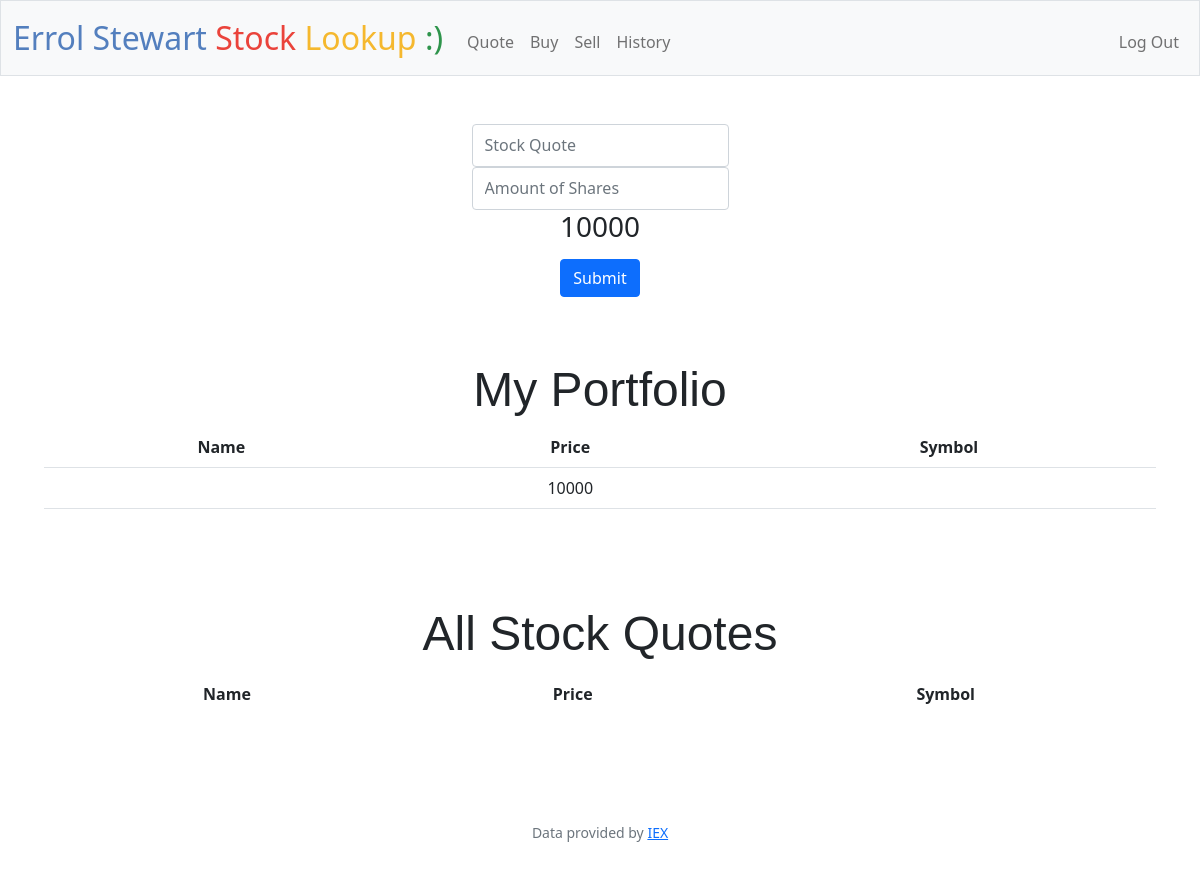
/buy (signed in), run on an earlier commit of the app's database.
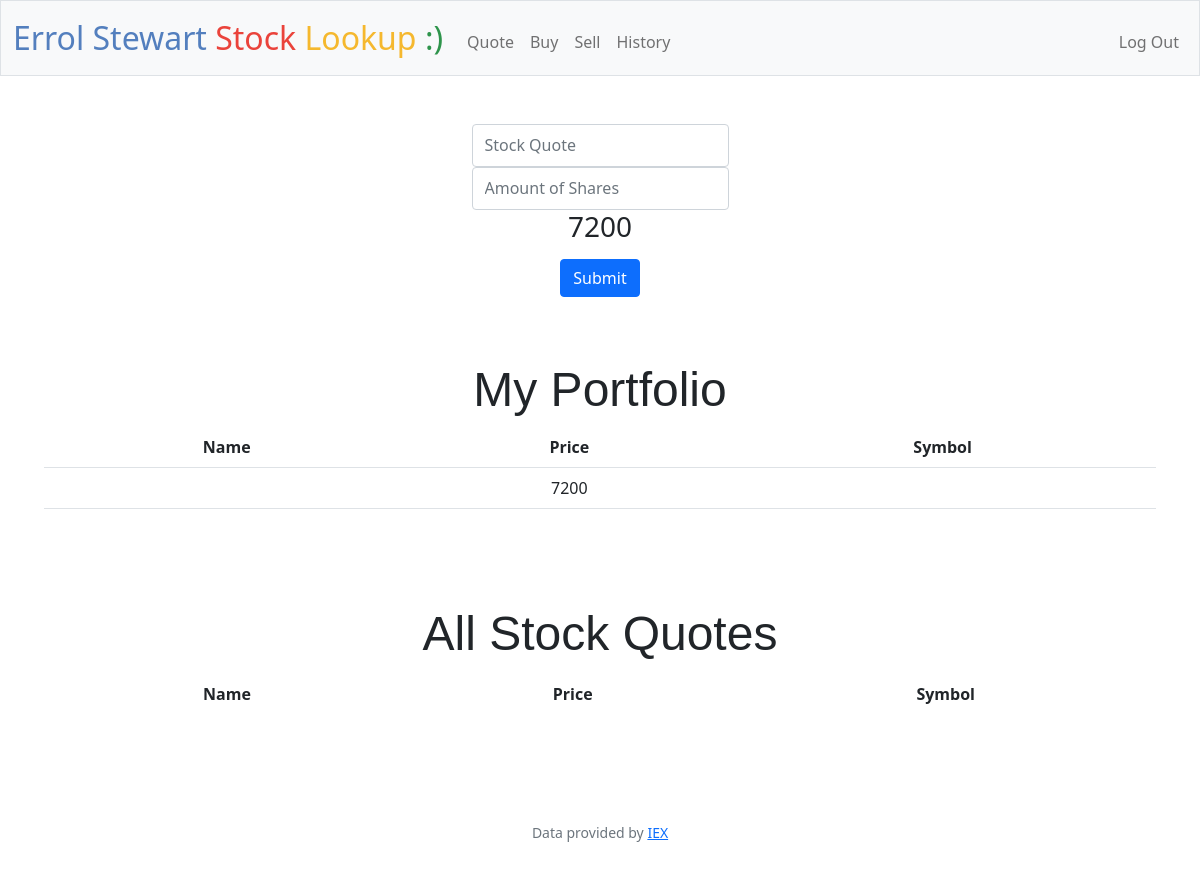
And on a later commit of the database.
### tables this page shows
CREATE TABLE users (id INTEGER PRIMARY KEY AUTOINCREMENT NOT NULL, username TEXT NOT NULL, hash TEXT NOT NULL, cash NUMERIC NOT NULL DEFAULT 10000.00);

### app.py (the view)
@app.route("/buy", methods=["GET", "POST"])
@login_required
def buy():
    user_id = session["user_id"]
    cash = db.execute("SELECT cash FROM users WHERE id = ?", user_id)
    counter = cash[0]
    counter = counter['cash']
    today = date.today()
    if request.method == "POST":
        quotes = lookup(request.form.get("symbol"))
        shares = int(request.form.get("shares"))
        print(shares)
        print(user_id)
        if quotes == None:
            return apology("Stock Ticker Does Not Exist!", 400)
        if not shares > 0:
            return apology("Postive Shares Only!", 400)
        Qname = (quotes['name'])
        Qprice = (quotes['price'])
        symbol = (quotes['symbol'])
        purchase = int(Qprice) * int(shares)
        counter -= purchase
        print(quotes)
        print(symbol)
        print(purchase)
        print(counter)
        print(today)
        db.execute("Update users SET cash = ? WHERE id = ?", counter, user_id )
        db.execute("INSERT INTO Stocks (Symbol, SNAME, SPRICE, SAMOUNT, STOTAL, SCASH, purchase_date, user_ID) VALUES(?, ?, ?, ?, ?, ?, ?, ?)",symbol, Qname, Qprice, shares, purchase, counter, today, user_id)
        return render_template("buy.html", QnameR=Qname,QpriceR=Qprice, symbol=symbol, cashR=counter )
    else:
        Portfolio = db.execute("SELECT * FROM users where id = ?", user_id)
        return render_template("buy.html", Portfolio=Portfolio, cashR=counter)

### app.py (called while the page is built)
@app.after_request
def after_request(response):
    response.headers["Cache-Control"] = "no-cache, no-store, must-revalidate"
    response.headers["Expires"] = 0
    response.headers["Pragma"] = "no-cache"
    return response

### helpers.py (called while the page is built)
def login_required(f):
    @wraps(f)
    def decorated_function(*args, **kwargs):
        if session.get("user_id") is None:
            return redirect("/login")
        return f(*args, **kwargs)
    return decorated_function

### templates/buy.html (shortened to what this page needs)
{% extends "layout.html" %}
{% block main %}
<form action="/buy" method="post">
    <div class="mb-3">
        <input autocomplete="off" autofocus class="form-control mx-auto w-auto" id="symbol" name="symbol" placeholder="Stock Quote" type="text" required>
        <input autocomplete="off" autofocus class="form-control mx-auto w-auto" id="shares" name="shares" placeholder="Amount of Shares" type="number" required>
        <h3> {{ cashR }}</h3>
    </div>
<button class="btn btn-primary" type="submit" style="float": right; >Submit</button>
</form>
<div class="section">
    <h2>My Portfolio</h2>
    <table class ="table table-striped" >
        <thead>
            <tr>
                <th>Name</th>
                <th>Price</th>
                <th>Symbol</th>
            {% for stock in Portfolio %}
                <tr>
                    <td>{{ stock.name }}</td>
                    <td>{{ stock.cash }}</td>
                    <td>{{ stock.symbol }}</td>
                </tr>
            {% endfor %}
    </table>
</div>
<div class="section">
    <h2>All Stock Quotes</h2>
    <table>
        <thead>
            <tr>
                <th>Name</th>
                <th>Price</th>
                <th>Symbol</th>
            </tr>
            <tr>
                <td>{{ QnameR }}</td>
                <td>{{ QpriceR }}</td>
                <td>{{ symbol }}</td>
            </tr>
        </thead>
    </table>
</div>
{% endblock %}

### templates/layout.html (shortened to what this page needs)
<!DOCTYPE html>
<html lang="en">
    <head>
        <link href="https://cdn.jsdelivr.net/npm/bootstrap@5.1.3/dist/css/bootstrap.min.css" rel="stylesheet">
        <link href="/static/styles.css" rel="stylesheet">
    </head>
    <body>
        <nav class="bg-light border navbar navbar-expand-md navbar-light">
            <div class="container-fluid">
                <a class="navbar-brand" href="/"><span class="blue">Errol Stewart</span><span class="red"> Stock</span><span class="yellow"> Lookup</span><span class="green"> :)</span> </a>
                <div class="collapse navbar-collapse" id="navbar">
                    {% if session["user_id"] %}
                        <ul class="navbar-nav me-auto mt-2">
                            <li class="nav-item"><a class="nav-link" href="/quote">Quote</a></li>
                            <li class="nav-item"><a class="nav-link" href="/buy">Buy</a></li>
                            <li class="nav-item"><a class="nav-link" href="/sell">Sell</a></li>
                            <li class="nav-item"><a class="nav-link" href="/history">History</a></li>
                        </ul>
                        <ul class="navbar-nav ms-auto mt-2">
                            <li class="nav-item"><a class="nav-link" href="/logout">Log Out</a></li>
                        </ul>
                    {% else %}
                        <ul class="navbar-nav ms-auto mt-2">
                            <li class="nav-item"><a class="nav-link" href="/register">Register</a></li>
                            <li class="nav-item"><a class="nav-link" href="/login">Log In</a></li>
                        </ul>
                    {% endif %}
                </div>
            </div>
        </nav>
        <main class="container-fluid py-5 text-center">
            {% block main %}{% endblock %}
        </main>
        <footer class="mb-5 small text-center text-muted">
            Data provided by <a href="https://iexcloud.io/">IEX</a>
        </footer>
    </body>
</html>

### static/styles.css (style rules this page uses)
nav .navbar-brand { font-size: xx-large; }
nav .navbar-brand .blue { color: #537fbe; }
nav .navbar-brand .red { color: #ea433b; }
nav .navbar-brand .yellow { color: #f5b82e; }
nav .navbar-brand .green { color: #2e944b; }
.section { padding-bottom: 1rem; padding-left: 2rem; padding-right: 2rem; padding-top: 0.5rem; }
h2 { padding-top: 3.5rem; font-family: 'Montserrat', sans-serif; font-size: 48px; }
input[type="text"], input[type="number"] { line-height: 1.8; width: 25%; }
table { background-color: transparent; margin-bottom: 1rem; width: 100%; }
table th, table td { padding: 0.75rem; vertical-align: middle; }

What changed in the data, as far as the page shows it:
changed users: cash "10000" → "7200"
